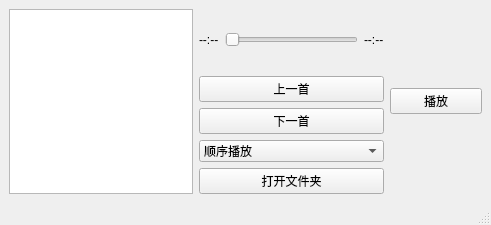
<?xml version="1.0" encoding="UTF-8"?>
<ui version="4.0">
 <class>musicPlayer</class>
 <widget class="QMainWindow" name="musicPlayer">
  <property name="geometry">
   <rect>
    <x>0</x>
    <y>0</y>
    <width>491</width>
    <height>225</height>
   </rect>
  </property>
  <property name="windowTitle">
   <string>简易播放器</string>
  </property>
  <widget class="QWidget" name="centralwidget">
   <layout class="QHBoxLayout" name="horizontalLayout" stretch="4,4,2">
    <item>
     <widget class="QListView" name="listView"/>
    </item>
    <item>
     <layout class="QVBoxLayout" name="verticalLayout" stretch="2,2,2,2,2">
      <item>
       <layout class="QHBoxLayout" name="horizontalLayout_2">
        <item>
         <widget class="QLabel" name="label">
          <property name="text">
           <string>--:--</string>
          </property>
         </widget>
        </item>
        <item>
         <widget class="QSlider" name="horizontalSlider">
          <property name="orientation">
           <enum>Qt::Horizontal</enum>
          </property>
         </widget>
        </item>
        <item>
         <widget class="QLabel" name="label_2">
          <property name="text">
           <string>--:--</string>
          </property>
         </widget>
        </item>
       </layout>
      </item>
      <item>
       <widget class="QPushButton" name="songUp">
        <property name="text">
         <string>上一首</string>
        </property>
       </widget>
      </item>
      <item>
       <widget class="QPushButton" name="songDn">
        <property name="text">
         <string>下一首</string>
        </property>
       </widget>
      </item>
      <item>
       <widget class="QComboBox" name="playType">
        <item>
         <property name="text">
          <string>顺序播放</string>
         </property>
        </item>
        <item>
         <property name="text">
          <string>单曲循环</string>
         </property>
        </item>
        <item>
         <property name="text">
          <string>随机播放</string>
         </property>
        </item>
       </widget>
      </item>
      <item>
       <widget class="QPushButton" name="openDir">
        <property name="text">
         <string>打开文件夹</string>
        </property>
       </widget>
      </item>
     </layout>
    </item>
    <item>
     <layout class="QVBoxLayout" name="verticalLayout_2">
      <item>
       <widget class="QPushButton" name="playStop">
        <property name="text">
         <string>播放</string>
        </property>
       </widget>
      </item>
     </layout>
    </item>
   </layout>
  </widget>
  <widget class="QMenuBar" name="menubar">
   <property name="geometry">
    <rect>
     <x>0</x>
     <y>0</y>
     <width>491</width>
     <height>23</height>
    </rect>
   </property>
  </widget>
  <widget class="QStatusBar" name="statusbar"/>
 </widget>
 <resources/>
 <connections/>
</ui>
